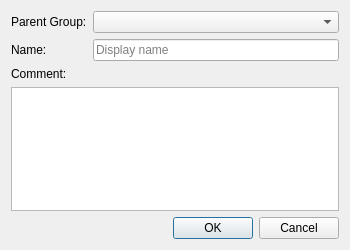
<?xml version="1.0" encoding="UTF-8"?>
<ui version="4.0">
 <class>LocalGroupDialog</class>
 <widget class="QDialog" name="LocalGroupDialog">
  <property name="geometry">
   <rect>
    <x>0</x>
    <y>0</y>
    <width>350</width>
    <height>250</height>
   </rect>
  </property>
  <property name="windowTitle">
   <string>Group</string>
  </property>
  <property name="modal">
   <bool>true</bool>
  </property>
  <layout class="QVBoxLayout" name="verticalLayout">
   <item>
    <layout class="QGridLayout" name="gridLayout">
     <item row="0" column="0">
      <widget class="QLabel" name="label_parent_group">
       <property name="text">
        <string>Parent Group:</string>
       </property>
      </widget>
     </item>
     <item row="0" column="1">
      <widget class="GroupComboBox" name="combo_parent_group"/>
     </item>
     <item row="1" column="0">
      <widget class="QLabel" name="label_name">
       <property name="text">
        <string>Name:</string>
       </property>
      </widget>
     </item>
     <item row="1" column="1">
      <widget class="QLineEdit" name="edit_name">
       <property name="placeholderText">
        <string>Display name</string>
       </property>
      </widget>
     </item>
    </layout>
   </item>
   <item>
    <layout class="QVBoxLayout" name="verticalLayout_comment">
     <item>
      <widget class="QLabel" name="label_comment">
       <property name="text">
        <string>Comment:</string>
       </property>
      </widget>
     </item>
     <item>
      <widget class="QPlainTextEdit" name="edit_comment"/>
     </item>
    </layout>
   </item>
   <item>
    <widget class="DialogButtonBox" name="button_box">
     <property name="standardButtons">
      <set>QDialogButtonBox::StandardButton::Cancel|QDialogButtonBox::StandardButton::Ok</set>
     </property>
    </widget>
   </item>
  </layout>
 </widget>
 <customwidgets>
  <customwidget>
   <class>DialogButtonBox</class>
   <extends>QDialogButtonBox</extends>
   <header>common/desktop/dialog_button_box.h</header>
  </customwidget>
  <customwidget>
   <class>GroupComboBox</class>
   <extends>QComboBox</extends>
   <header>client/desktop/hosts/group_combo_box.h</header>
  </customwidget>
 </customwidgets>
 <resources/>
 <connections/>
</ui>
